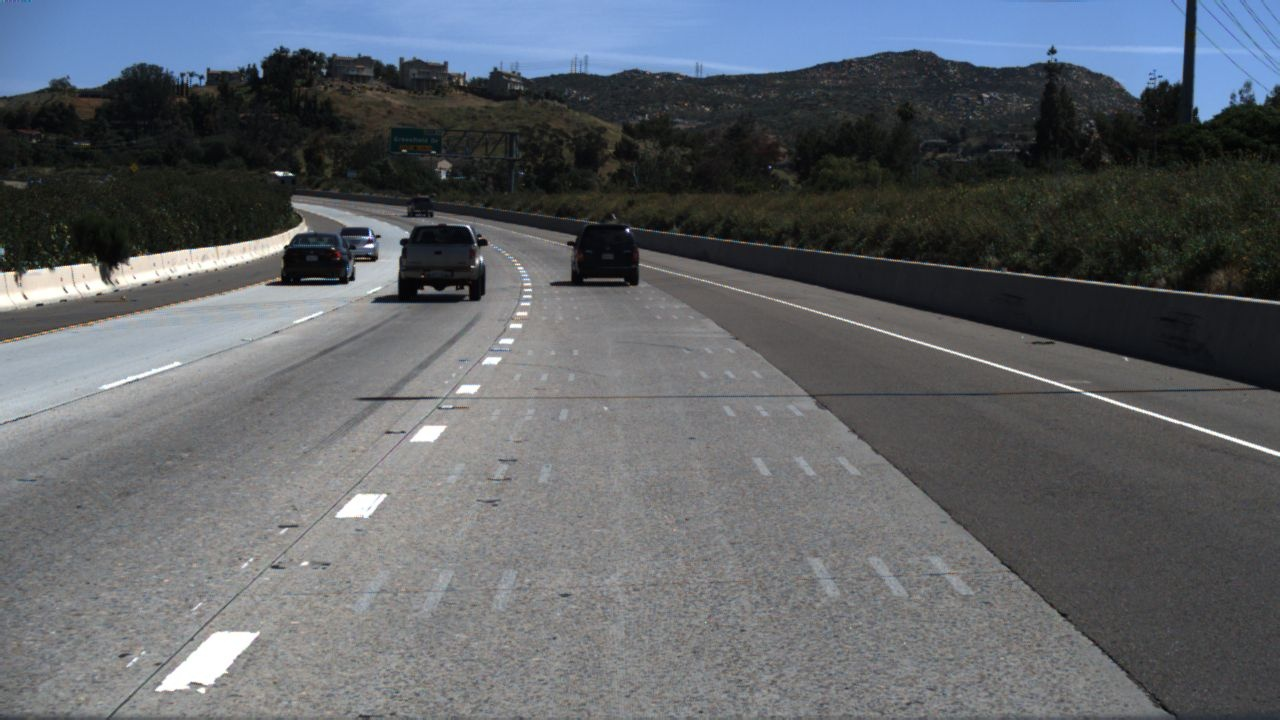
#> input picture code/input_img/1492626270684175793/1.jpg, 1280 x 720 px; its folder holds only this picture in this run
$ python main.py   (older library calls are emulated)
#> lines starting #> are read from the running program, lines starting #| are printed output that depends on the picture; after the words box and inside, x2 and y2 are one past the last pixel; in counts of white or black regions, pixels touching at a corner belong together
#> further down, input_img is the input picture: shape (720, 1280, 3); mean B, G, R 103.1, 98.3, 94.3
### code/ld_module_transform.py
import numpy as np
import cv2
from scipy.signal import find_peaks
from scipy.optimize import curve_fit
import matplotlib.pyplot as plt
import circle_fit
import os
import json
from skimage.filters import threshold_otsu
import time
import ld_module_binary
from numba import njit, prange


def transform_to(input_img):

    pts1 = np.float32([[450, 300], [-851, 720], [870, 300], [2057, 720]])
    pts2 = np.float32([[0, 0], [0, 600], [600, 0], [600, 600]])

    M = cv2.getPerspectiveTransform(pts1, pts2)

    dst = cv2.warpPerspective(input_img, M, (600, 600))
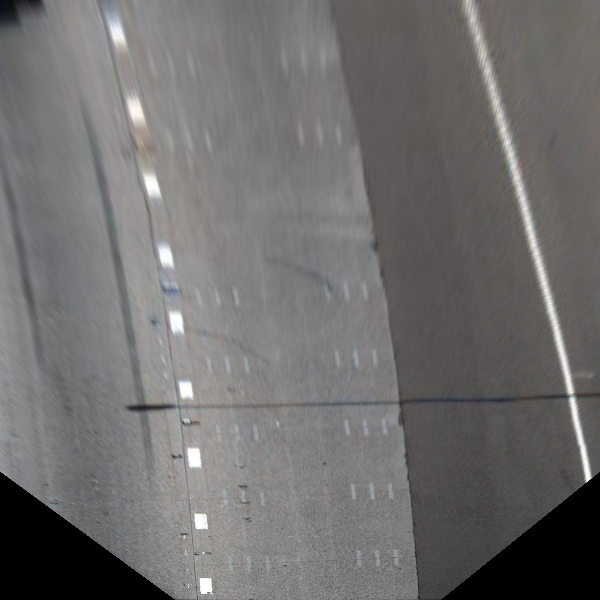
#> dst: shape (600, 600, 3); mean B, G, R 109.6, 109.9, 111.5

    return dst

### code/ld_module_binary.py
import numpy as np
import cv2
import ld_module_transform
from numba import njit, prange

def get_bin_img(img, kernel_size=3, sobel_dirn='X', sobel_thresh=(0, 255), r_thresh=(0, 255),
                s_thresh=(0, 255), b_thresh=(0, 255), g_thresh=(0, 255)):
#> called with kernel_size = 7, sobel_dirn = 'X', sobel_thresh = (30, 150), r_thresh = (235, 255), s_thresh = (165, 255), b_thresh = (160, 255), g_thresh = (210, 255)
    hls = cv2.cvtColor(img, cv2.COLOR_BGR2HLS).astype(np.float32)
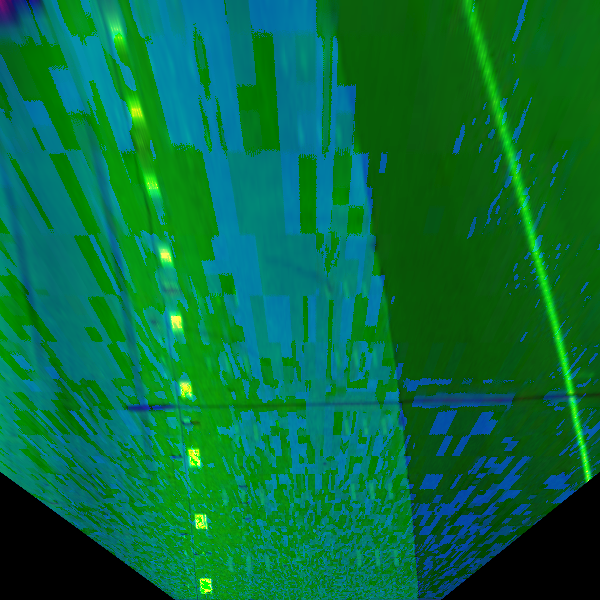
#> hls: shape (600, 600, 3) float32; mean B, G, R 61.7, 110.6, 5.4
    h_channel = hls[:, :, 0]
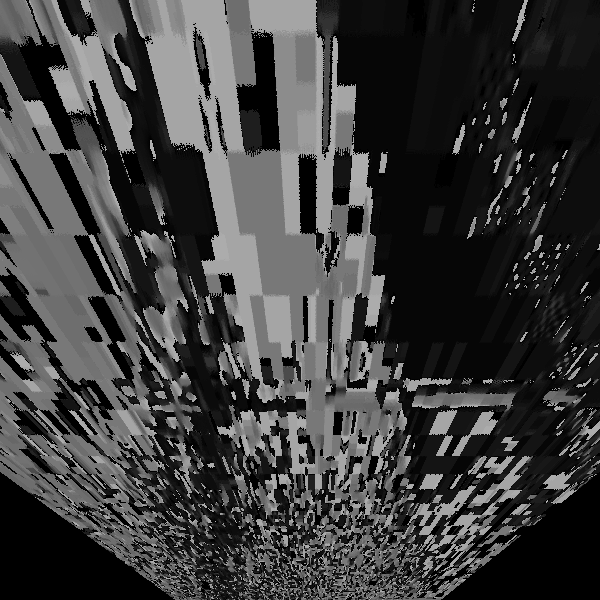
#> h_channel: shape (600, 600) float32; min 0, max 178, mean 61.7
    l_channel = hls[:, :, 1]
    s_channel = hls[:, :, 2]

    gray = cv2.cvtColor(img, cv2.COLOR_BGR2GRAY)

    if sobel_dirn == 'X':
        sobel = cv2.Sobel(gray, cv2.CV_64F, 1, 0, ksize=kernel_size)
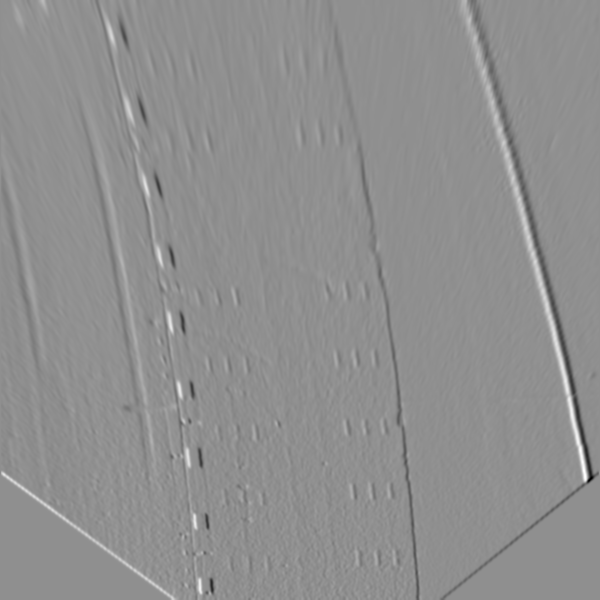
#> sobel: shape (600, 600) float64; min -106360, max 82135, mean -65.7; drawn with min black and max white
    else:
        sobel = cv2.Sobel(gray, cv2.CV_64F, 0, 1, ksize=kernel_size)

    abs_sobel = np.absolute(sobel)
    scaled_sobel = np.uint8(255 * abs_sobel / np.max(abs_sobel))

    sbinary = np.zeros_like(scaled_sobel)
    sbinary[(scaled_sobel >= sobel_thresh[0]) & (scaled_sobel <= sobel_thresh[1])] = 1

    combined = np.zeros_like(sbinary)
    combined[(sbinary == 1)] = 1

    # Threshold R color channel
    r_binary = get_rgb_thresh_img(img, thresh=r_thresh)
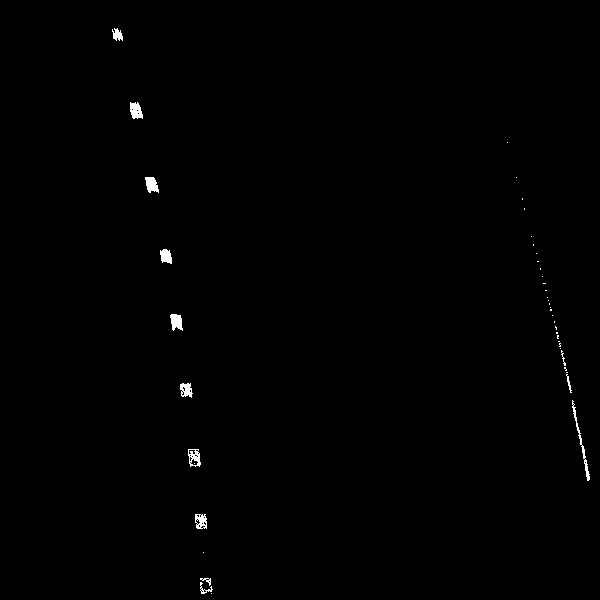
#> r_binary: shape (600, 600); values 0 (black) and 1 (white), 0.42% white; 43 white regions (30 under 20 px), largest, box (x1, y1, x2, y2) and area: (572, 400, 590, 481) 190, (130, 102, 143, 119) 164, (170, 314, 183, 331) 160

    # Threshhold G color channel
    g_binary = get_rgb_thresh_img(img, thresh=g_thresh, channel='G')
#> g_binary: shape (600, 600); values 0 (black) and 1 (white), 0.75% white; 41 white regions (29 under 20 px), largest, box (x1, y1, x2, y2) and area: (523, 205, 573, 393) 639, (570, 398, 591, 482) 334, (128, 99, 144, 121) 242

    # Threshhold B in LAB
    b_binary = get_lab_bthresh_img(img, thresh=b_thresh)
#> in get_lab_bthresh_img, `lab_img = cv2.cvtColor(img, cv2.COLOR_BGR2LAB)`: lab_img: shape (600, 600, 3); mean of channels 0, 1, 2 117.8, 128.5, 128.4
#> b_binary: shape (600, 600); every value is 0

    # Threshold color channel
    s_binary = get_hls_sthresh_img(img, thresh=s_thresh)

    # If two of the three are activated, activate in the binary image
    combined_binary = np.zeros_like(combined)
    combined_binary[(r_binary == 1) | (combined == 1) | (s_binary == 1) | (b_binary == 1) | (g_binary == 1)] = 1

    return combined_binary


def get_hls_sthresh_img(img, thresh=(0, 255)):
#> called with thresh = (165, 255)
    hls_img = cv2.cvtColor(img, cv2.COLOR_BGR2HLS)
#> hls_img: shape (600, 600, 3); mean of channels 0, 1, 2 61.7, 110.6, 5.4
    S = hls_img[:, :, 2]
#> in get_bin_img, `s_binary = get_hls_sthresh_img(img, thresh=s_thresh)`: s_binary: shape (600, 600); values 0 (black) and 1 (white), 0.05% white in thin lines or dots, all inside (x1, y1, x2, y2) = (117, 29, 588, 594)

    binary_output = np.zeros_like(S).astype(np.uint8)
    binary_output[(S >= thresh[0]) & (S < thresh[1])] = 1

    return binary_output


def get_lab_bthresh_img(img, thresh=(0, 255)):
    lab_img = cv2.cvtColor(img, cv2.COLOR_BGR2LAB)
    B = lab_img[:, :, 2]

    bin_op = np.zeros_like(B).astype(np.uint8)
    bin_op[(B >= thresh[0]) & (B < thresh[1])] = 1

    return bin_op


def get_rgb_thresh_img(img, channel='R', thresh=(0, 255)):
    img1 = cv2.cvtColor(img, cv2.COLOR_BGR2RGB)
    if channel == 'R':
        bin_img = img1[:, :, 0]
    if channel == 'G':
        bin_img = img1[:, :, 1]
    if channel == 'B':
        bin_img = img1[:, :, 2]

    binary_img = np.zeros_like(bin_img).astype(np.uint8)
    binary_img[(bin_img >= thresh[0]) & (bin_img < thresh[1])] = 1

    return binary_img


def abs_thresh(img, sobel_kernel=9, mag_thresh=(0, 255), return_grad=False, direction='y'):
#> called with sobel_kernel = 3, mag_thresh = (35, 210), return_grad = False, direction = 'x'
    img = cv2.cvtColor(img, cv2.COLOR_BGR2RGB)
    gray = cv2.cvtColor(img, cv2.COLOR_RGB2GRAY)
    grad = None
    scaled_sobel = None

    # Sobel x
    if direction.lower() == 'x':
        grad = cv2.Sobel(gray, cv2.CV_64F, 1, 0, ksize=sobel_kernel)  # Take the derivative in x
    # Sobel y
    else:
        grad = cv2.Sobel(gray, cv2.CV_64F, 0, 1, ksize=sobel_kernel)  # Take the derivative in y

    if return_grad == True:
        return grad

    abs_sobel = np.absolute(grad)  # Absolute x derivative to accentuate lines away from horizontal
    scaled_sobel = np.uint8(255 * abs_sobel / np.max(abs_sobel))

    grad_binary = np.zeros_like(scaled_sobel)
    grad_binary[(scaled_sobel >= mag_thresh[0]) & (scaled_sobel < mag_thresh[1])] = 1

    return grad_binary

### code/ld_module_detection.py
import numpy as np
import cv2
from scipy.signal import find_peaks
from scipy.optimize import curve_fit
import matplotlib.pyplot as plt
import circle_fit
import os
import json
from skimage.filters import threshold_otsu
import time
from numba import njit, prange

def intensity_map(input_array, distance):
    histogram = np.sum(input_array[input_array.shape[0] // 2:, :], axis=0)
    peak_array = find_peaks(histogram, distance=distance)[0]
    return peak_array


def find_point(input_img, start_W):

    midpoint_arr_R = a = np.zeros((0, 2)).astype(int)
    # print(midpoint_arr_R)
    midpoint_tmp_R, bottom_R = find_hist_iteration(input_img, 450, start_W)
    # print(midpoint_tmp_R)

    while bottom_R > 0:
        window_H, window_WM, find_indicator = gen_windows(input_img,bottom_R, midpoint_tmp_R, 15, 100)
        midpoint_tmp_R = int(window_WM)


        if find_indicator == 1:
            tmp_list = np.array([[midpoint_tmp_R, bottom_R]]).astype(int)
            midpoint_arr_R = np.vstack([midpoint_arr_R, tmp_list])
            # plt.scatter(midpoint_tmp_R, bottom_R)
        bottom_R = bottom_R - 15
    return midpoint_arr_R


def find_hist_iteration(input_img, baseline=500, start_W=0):
    input_img_hist_iter = input_img[baseline:baseline + 149, start_W:start_W + 200]
    find_hist_iteration_iter = np.sum(input_img_hist_iter[input_img_hist_iter.shape[0] // 2:, :], axis=0)
    peak_hist = np.argmax(find_hist_iteration_iter)
    if (find_hist_iteration_iter[peak_hist] < 20):
        find_hist_iteration(input_img,baseline - 50, start_W)
    else:
        pass
    return (peak_hist + start_W), baseline + 50


def gen_windows(input_img, bottom_H, midpoint_W, H, W):
    find_indicator = 1
    window = input_img[bottom_H - 15:bottom_H, midpoint_W - 50:midpoint_W + 50]
    H = 15
    W = 100
    # window_arr = input_img[]
    histogram_window = np.sum(window[window.shape[0] // 2:, :], axis=0)
    # window_peak = find_peaks(histogram_window, distance=100)[0]
    window_peak = np.argmax(histogram_window)
    return_mid = 0


    if histogram_window[window_peak] > 5 and np.abs(window_peak - (W / 2)) < 40:
        return_mid = midpoint_W - (W / 2) + window_peak
    else:
        return_mid = midpoint_W

        find_indicator = 0
    # plt.plot(histogram_window)
    # plt.show()
    return bottom_H - H / 2, return_mid, find_indicator


def fit_lane(input_img,midpoint):
    midpoint_arr = np.zeros((0, 2)).astype(int)
    xcl = 0
    ycl = 0
    rcl = 0

    # midpoint_arr = find_point(input_img, midpoint - 100)
    # divisionzero error !
    # ycl, xcl, rcl, _ = circle_fit.hyper_fit(midpoint_arr)

    try:
        midpoint_arr = find_point(input_img,midpoint - 100)
        ycl, xcl, rcl, _ = circle_fit.hyper_fit(midpoint_arr)
        print(rcl)
    except Exception:
        pass
    return midpoint_arr, ycl, xcl, rcl

### code/main.py
import cv2
import os
import time
from numba import njit, prange

import matplotlib.pyplot as plt

import ld_module_transform
import ld_module_binary
import numpy as np
import ld_module_detection

# rootdir = 'D:/train_set/clips/0531/'
rootdir = 'input_img/'
foldername = "null"


def lane_detection(input_img, original_img, i):
    # 1 perspective transformation
    transformed_img = ld_module_transform.transform_to(input_img)

    # 2 input for binary operation
    kernel_size = 7
    mag_thresh = (30, 150)
    r_thresh = (235, 255)
    s_thresh = (165, 255)
    b_thresh = (160, 255)
    g_thresh = (210, 255)
    extracted_img = ld_module_binary.get_bin_img(transformed_img, kernel_size=kernel_size,
                                                 sobel_thresh=mag_thresh,
                                                 r_thresh=r_thresh,
                                                 s_thresh=s_thresh, b_thresh=b_thresh,
                                                 g_thresh=g_thresh) \
                    + ld_module_binary.abs_thresh(transformed_img,
                                                  sobel_kernel=3,
                                                  mag_thresh=(
                                                      35, 210),
                                                  direction='x')
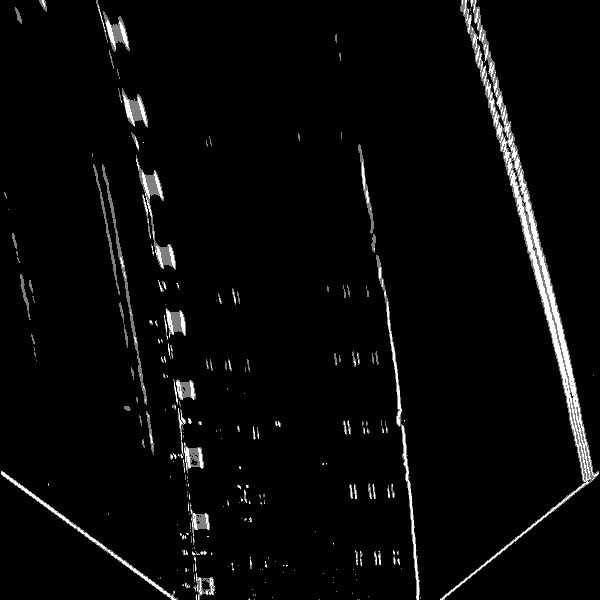
#> extracted_img: shape (600, 600); min 0, max 2, mean 0.0685; drawn with min black and max white

    # 3 add line mark
    # 3.1 determine the start point of the mark
    # 3.1.1 eliminate the lower L/R traingle
    input_img = extracted_img
    tri_matrix = np.tri(600, 600, 420).T
    input_img = input_img * tri_matrix * np.flip(np.tri(600, 600, 440).T, 1)
#> input_img: shape (600, 600) float64

    # 3.1.2 find peak (line) number
    img_peak_histogram = ld_module_detection.intensity_map(input_img, 150)
#> in intensity_map, `histogram = np.sum(input_array[input_array.shape[0] // 2:, :], axis=0)`: histogram = 600 values, max 129 at index 181, min 0 at index 0, mean 17.32
#> in intensity_map, `peak_array = find_peaks(histogram, distance=distance)[0]`: peak_array = [28, 181, 398, 569]
#> img_peak_histogram = [28, 181, 398, 569]

    # 3.1.3 find lane via sliding window
    for midpoint in img_peak_histogram:
        # midpoint (width)
        mark_layer = np.zeros((600, 600, 3), np.uint8)

        if 100 < midpoint < 500:
            point_array, ycl, xcl, rcl = ld_module_detection.fit_lane(input_img, midpoint)
            # print(point_array)

            # 3.1.3.1 draw line over the original image
            if point_array.size > 0:
                # and rcl > 800 and rcl < 2147483647
                for point in point_array:
                    cv2.circle(mark_layer, tuple(point), 10, (0, 0, 255), thickness=-1)
                    cv2.circle(mark_layer, tuple([int(ycl), int(xcl)]), int(rcl), (0, 255, 0), thickness=10)

        # 3.1.3.2 transform the mark layer back
        pts2 = np.float32([[450, 300], [-851, 720], [870, 300], [2057, 720]])
        pts1 = np.float32([[0, 0], [0, 600], [600, 0], [600, 600]])

        M1 = cv2.getPerspectiveTransform(pts1, pts2)

        mark_layer_trans = cv2.warpPerspective(mark_layer, M1, (1280, 720))
        mark_layer_mask = np.where(mark_layer_trans > 0, 0, 1)
        original_img = original_img * mark_layer_mask + mark_layer_trans

        # 4 save image
        # simulate not save image
        cv2.imwrite("output_img/" + foldername + "_" + filename + ".png", original_img)
#> this loop made 2 passes
#> (midpoint, pts2, pts1, M1) on pass 1: (28, [[450, 300], [-851, 720], [870, 300], [2057, 720]], [[0, 0], [0, 600], [600, 0], [600, 600]], [[0.7, -0.955, 450], [0, -0.327, 300], [0, -0.00143, 1]])
#> (midpoint, xcl, ycl, rcl) on pass 2: (181, 0, 0, 0)
#> pass 2, in find_hist_iteration, `input_img_hist_iter = input_img[baseline:baseline + 149, start_W:start..`:
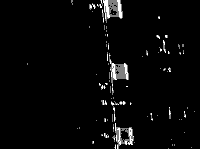
#> input_img_hist_iter: shape (149, 200) float64; min 0, max 2, mean 0.0616; drawn with min black and max white
#> after the loop: mark_layer: shape (600, 600, 3); every value is 0


for subdir, dirs, files in os.walk(rootdir):
    for d in dirs:
        # [13 lines of commented-out code are left out]

        for k2 in range(1, 21):
            input_img = cv2.imread(subdir + d + "/" + str(k2) + ".jpg")
            input_img = cv2.cvtColor(input_img, cv2.COLOR_BGR2RGB)

            # yellow filter
            input_img = cv2.cvtColor(input_img, cv2.COLOR_BGR2RGB)
            original_img = input_img
            # img_buffer_array[rotate_num] = input_img
            # input_img = (img_buffer_array[(rotate_num) % 4] * 0.25 + img_buffer_array[(rotate_num - 1) % 4] * 0.25 +
            #              img_buffer_array[
            #                  (rotate_num - 2) % 4] * 0.25 + img_buffer_array[(rotate_num - 3) % 4] * 0.25).astype(
            #     'uint8')
            # input_img = np.maximum.reduce([img_buffer_array[(rotate_num) % 4], img_buffer_array[(rotate_num - 1) % 4],
            #                                img_buffer_array[(rotate_num - 2) % 4],
            #                                img_buffer_array[(rotate_num - 3) % 4]]).astype('uint8')
            # input_img = input_img[:,:,0]
            # foldername = subdir[-19:]
            foldername = d
            filename = str(k2)
            i = 0

            lane_detection(input_img, original_img, i)
#> (the call stopped at in fit_lane, `ycl, xcl, rcl, _ = circle_fit.hyper_fit(midpoint_arr)`: circle_fit is not available in this run)
#> (the run stopped early here; a loop or call above may not have finished)

$ run again, on code/input_img/1492626805094402903/1.jpg
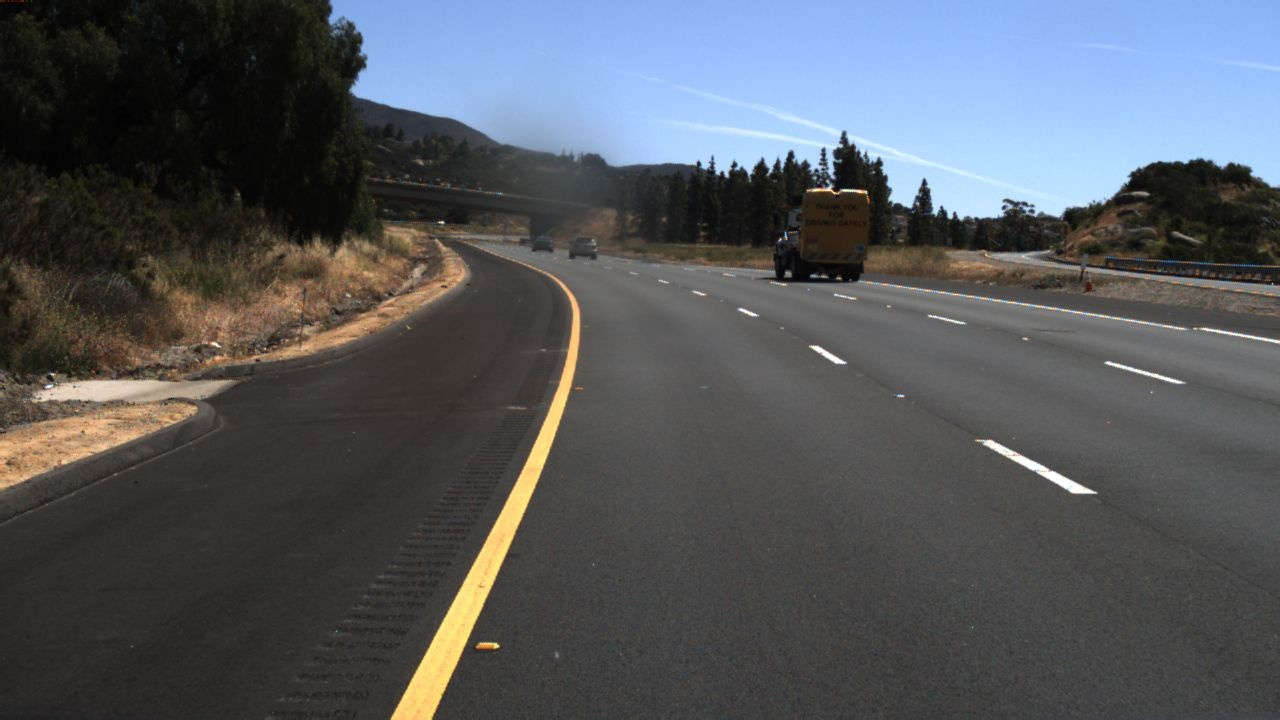
#> input picture code/input_img/1492626805094402903/1.jpg, 1280 x 720 px
#> input_img is the input picture: shape (720, 1280, 3); mean B, G, R 92.2, 87.5, 84.1
#> in get_bin_img, `r_binary = get_rgb_thresh_img(img, thresh=r_thresh)`:
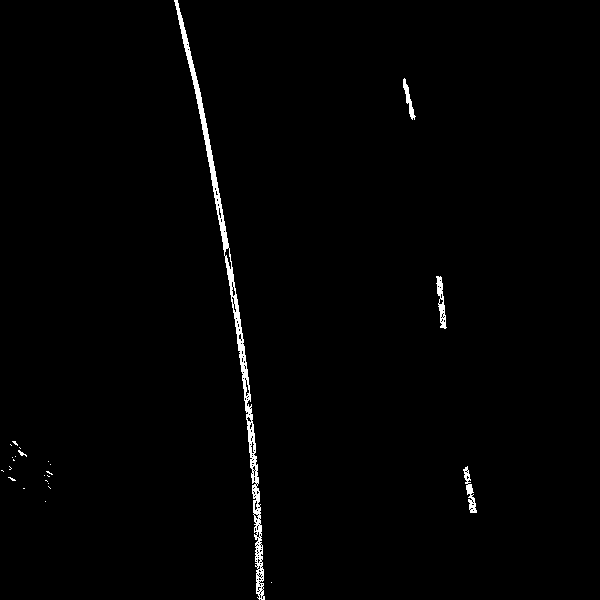
#> r_binary: shape (600, 600); values 0 (black) and 1 (white), 1.1% white; 25 white regions (20 under 20 px), largest, box (x1, y1, x2, y2) and area: (174, 0, 265, 600) 3197, (436, 276, 447, 329) 257, (463, 466, 477, 513) 236, (403, 78, 416, 120) 174, (18, 450, 27, 457) 24
#> g_binary: shape (600, 600); values 0 (black) and 1 (white), 0.68% white; 10 white regions (5 under 20 px), largest, box (x1, y1, x2, y2) and area: (240, 346, 260, 494) 763, (253, 495, 265, 600) 696, (436, 275, 448, 331) 357, (402, 75, 417, 125) 319, (462, 466, 478, 513) 293
#> lab_img: shape (600, 600, 3); mean of channels 0, 1, 2 87.2, 128.9, 130.3
#> b_binary: shape (600, 600); values 0 (black) and 1 (white), 1.2% white; 24 white regions (21 under 20 px), largest, box (x1, y1, x2, y2) and area: (174, 0, 265, 600) 4075, (0, 470, 19, 483) 52, (37, 498, 48, 502) 21
#> hls_img: shape (600, 600, 3); mean of channels 0, 1, 2 24.8, 80.7, 13
#> s_binary: shape (600, 600); values 0 (black) and 1 (white), 1% white; 54 white regions (51 under 20 px), largest, box (x1, y1, x2, y2) and area: (174, 0, 265, 600) 3357, (16, 450, 27, 458) 34, (12, 441, 21, 449) 30
#> histogram = 600 values, max 224 at index 253, min 0 at index 0, mean 13.03
#> peak_array = [54, 253, 469]
#> the loop in lane_detection, `for midpoint in img_peak_histogram:` made 2 passes
#> (midpoint, pts2, pts1, M1) on pass 1: (54, [[450, 300], [-851, 720], [870, 300], [2057, 720]], [[0, 0], [0, 600], [600, 0], [600, 600]], [[0.7, -0.955, 450], [0, -0.327, 300], [0, -0.00143, 1]])
#> pass 2, in find_hist_iteration, `input_img_hist_iter = input_img[baseline:baseline + 149, start_W:start..`:
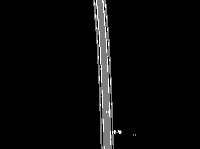
#> input_img_hist_iter: shape (149, 200) float64; min 0, max 2, mean 0.0712; drawn with min black and max white
